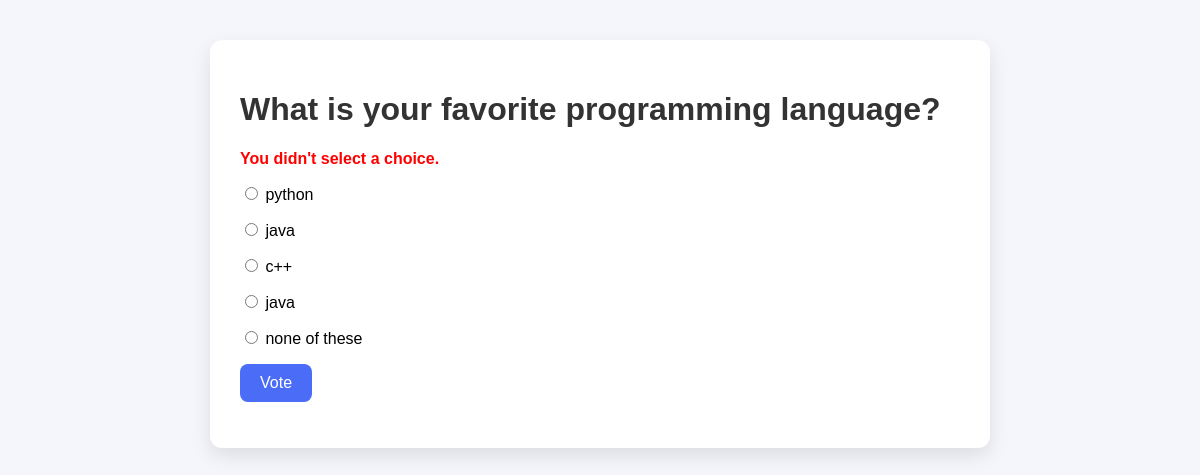
The page /1/vote/ on the database its author committed.
### polls/models.py (models this page shows, shortened)
class Question(models.Model):
    question_text = models.CharField(max_length=200)
    pub_date = models.DateTimeField('date published')

class Choice(models.Model):
    question = models.ForeignKey(Question, on_delete=models.CASCADE)
    choice_text = models.CharField(max_length=200)
    votes = models.IntegerField(default=0)

### polls/views.py (the view)
# urls.py: path('<int:question_id>/vote/', views.vote, name='vote'),
def vote(request, question_id):
    question = get_object_or_404(Question, pk=question_id)
    try:
        selected_choice = question.choice_set.get(pk=request.POST['choice'])
    except (KeyError, Choice.DoesNotExist):
        return render(request, 'polls/detail.html', {
            'question': question,
            'error_message': "You didn't select a choice.",
        })
    else:
        selected_choice.votes += 1
        selected_choice.save()
        return redirect('results', question_id=question.id)

### polls/templates/polls/detail.html (shortened to what this page needs)
{% load static %}
<link rel="stylesheet" href="{% static 'polls/style.css' %}">
<div class="container">
  <h1>{{ question.question_text }}</h1>
  {% if error_message %}
    <p style="color:red;"><strong>{{ error_message }}</strong></p>
  {% endif %}
  <form action="{% url 'vote' question.id %}" method="post">
    {% for choice in question.choice_set.all %}
      <p>
        <input type="radio" name="choice" value="{{ choice.id }}">
        {{ choice.choice_text }}
      </p>
    {% endfor %}
    <button type="submit">Vote</button>
  </form>
</div>

### polls/templates/polls/style.css (style rules this page uses)
.container { width: 60%; margin: 40px auto; background: white; padding: 30px; border-radius: 12px; box-shadow: 0 8px 20px rgba(0,0,0,0.1); }
h1 { color: #333; }
button { background: #4a6cf7; color: white; border: none; padding: 10px 20px; border-radius: 8px; cursor: pointer; font-size: 16px; }

### rows shown on the page
Question: question_text "What is your favorite programming language?"
Choice: choice_text "python"
Choice: choice_text "java"
Choice: choice_text "c++"
Choice: choice_text "java"
Choice: choice_text "none of these"

### other values the page prints
{{ error_message }} "You didn't select a choice."
